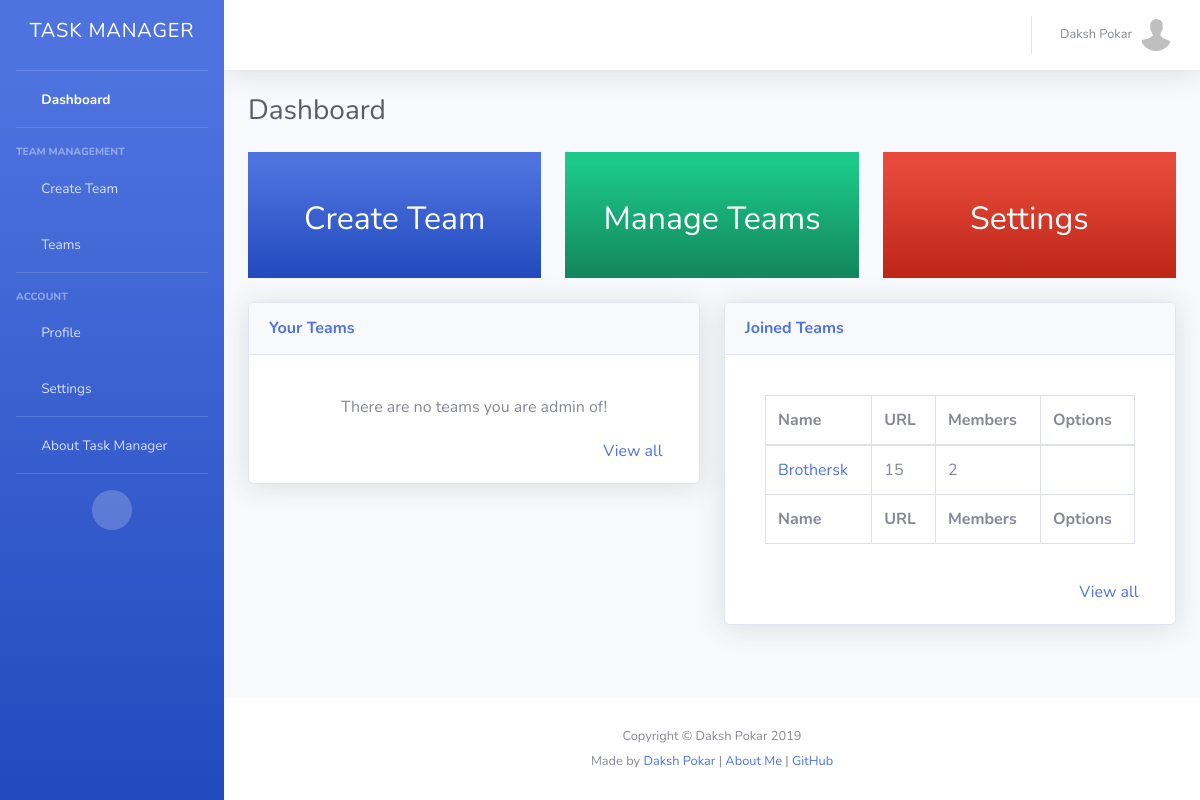
The page / (signed in) on the database as committed earlier.
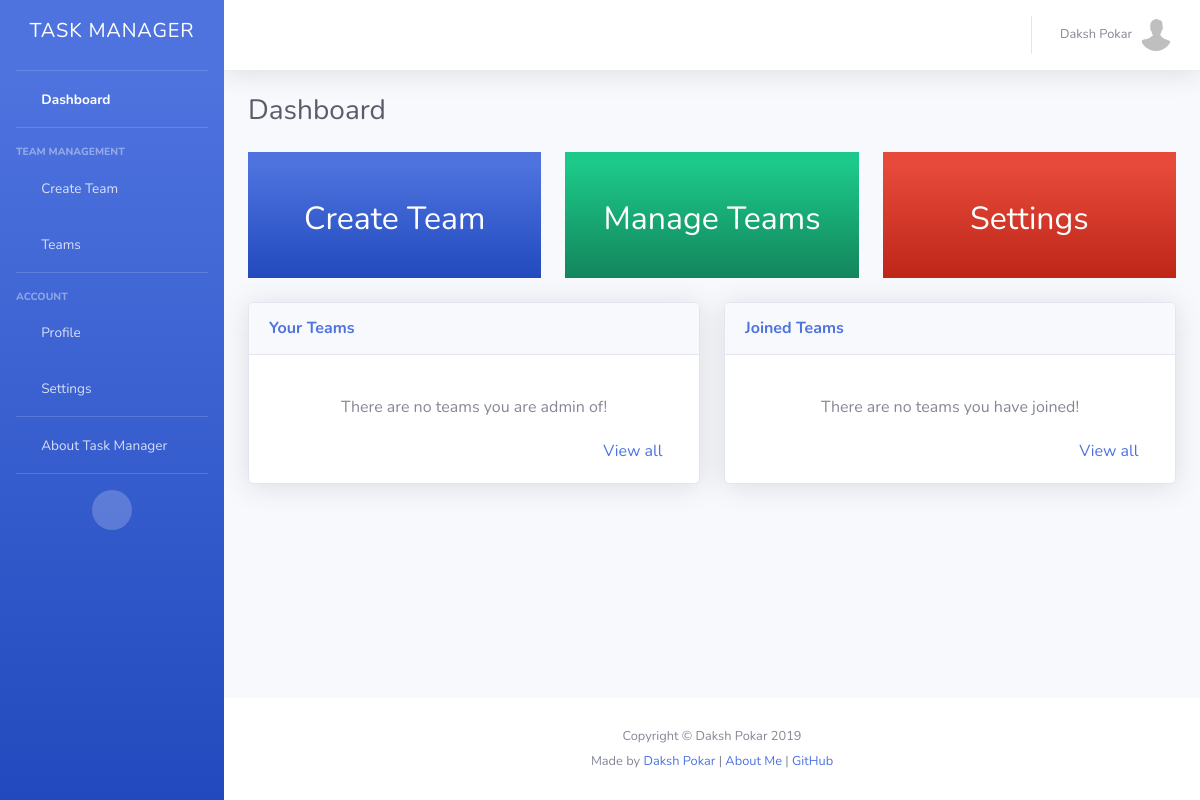
The same page on the database as committed later.
### TM/models.py (models this page shows)
class Membership(models.Model):
    member = models.ForeignKey(UserProfile, on_delete=models.CASCADE)
    team = models.ForeignKey(Teams, on_delete=models.CASCADE)

class Teams(models.Model):
    id = models.AutoField(primary_key=True)
    name = models.CharField(max_length=400)
    url = models.CharField(max_length=400)
    admin = models.ForeignKey(UserProfile, on_delete=models.CASCADE)
    members = models.ManyToManyField(UserProfile, through='Membership', related_name="member")

### TM/views.py (the view, shortened to what this page needs)
# urls.py: path('', DashboardView.as_view(), name="dashboard"),
class DashboardView(LoginRequiredMixin, TemplateView):
    login_url = '/../login/'
    template_name = "dashboard.html"
    def get(self, request):
        user = request.user
        us = UserProfile.objects.get(user=user)
        teams = Teams.objects.filter(admin=us)
        joined_teams = Membership.objects.filter(member=UserProfile.objects.get(user=user))
        jt = None
        if joined_teams.all().count() == 1:
            jt = joined_teams.all()[0].team
        teams = teams[:5]
        joined_teams = joined_teams[:5]
        return render(request, self.template_name, {'teams': teams, 'us': us, 'user': user, 'joined_teams': joined_teams, 'jt': jt, 'notifications': get_notifications(us, 1)})

### TM/views.py (called while the page is built)
def get_notifications(user, unread):
    return MessageNotification.objects.filter(user=user, unread = unread)[:5]

### TM/templates/dashboard.html (shortened to what the changed rows need)
<!DOCTYPE html>
{% load static %}
<html lang="en">
<head>
  <link href="{% static 'vendor/fontawesome-free/css/all.min.css' %}" rel="stylesheet" type="text/css">
  <link href="{% static 'css/sb-admin-2.min.css' %}" rel="stylesheet">
</head>
<body id="page-top">
  <div id="wrapper">
    <div id="content-wrapper" class="d-flex flex-column">
      <div id="content">
        <div class="container-fluid">
          <div class="d-sm-flex align-items-center justify-content-between mb-4">
            <h1 class="h3 mb-0 text-gray-800">Dashboard</h1>
          </div>
          <div class="row">
            <div class="col-4 h-100">
          <a href="/create-team" style="text-decoration: none">
              <div class="px-3 h-100 py-5 bg-gradient-primary text-white text-center" >
                  <h2>Create Team</h2>
                </div>
              </a>
            </div>
            <div class="col-4">
                <a href="/teams/" style="text-decoration: none">
                <div class="px-3 py-5 bg-gradient-success text-white text-center" >
                    <h2>Manage Teams</h2>
                  </div>
                  </a>
            </div>
            <div class="col-4">
                <a href="/settings/" style="text-decoration: none">
                <div class="px-3 py-5 bg-gradient-danger text-white text-center" >
                    <h2>Settings</h2>
                  </div>
                  </a>
            </div>
      </div>
      <div class="row mt-4">
        <div class="col-6">
            <div class="card shadow mb-4">
                <div class="card-body">
                        <div class="card-body">
                                <div class="table-responsive">
                                  {%  if joined_teams.all.count == 1  %}
                                      {%  if jt.admin != us %}
                                      <table class="table table-bordered" id="dataTable1" width="100%" cellspacing="0">
                                          <thead>
                                                  <tr>
                                                    <th>Name</th>
                                                    <th>URL</th>
                                                    <th>Members</th>
                                                    <th>Options</th>
                                                  </tr>
                                                </thead>
                                                <tfoot>
                                                      <tr>
                                                        <th>Name</th>
                                                        <th>URL</th>
                                                        <th>Members</th>
                                                        <th>Options</th>
                                                      </tr>
                                                  </tfoot>
                                                  <tbody>
                                                          {%    for i in joined_teams.all  %}
                                                          {%  if i.team.admin != us %}
                                                      <tr>
                                                          <td><a href="/team/{{ i.team.url }}/dashboard/">{{  i.team.name   }}</a></td>
                                                          <td>{{  i.team.url   }}</td>
                                                          <td>{{  i.team.members.count }}</td>
                                                          <td><a href="/team/{{ i.team.url }}/dashboard/"><i class="fas fa-external-link-alt"></i></a></td>
                                                      </tr>
                                                        {%  endif %}
                                                      {%  endfor  %}
                                                  </tbody>
                                                  </table>
                                      {%  else  %}
                                        <div align="center">There are no teams you have joined!</div>
                                      {%  endif %}
                                                {%  else  %}
                                                <div align="center">There are no teams you have joined!</div>
                                                {%  endif %}
                                                </div>
                                              </div>
                </div>
              </div>
      </div>
</div>
        </div>
      </div>
    </div>
  </div>
</body>
</html>

Rows that differ between the two databases and show on the page:
removed Membership: team.name "Brothersk", team "15", team.members.count "2"
Other text that changed with them:
text no longer shown: "Name URL Members Options Name URL Members Options"
text now shown: "There are no teams you have joined!"
